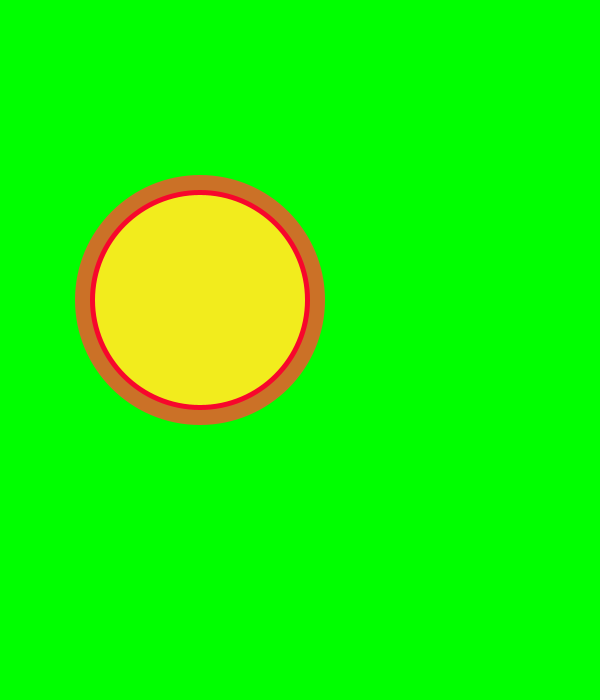
Frame 1 (no input)
Frame 60 (the mouse pressed at the canvas centre just before this capture): identical to frame 1, image omitted
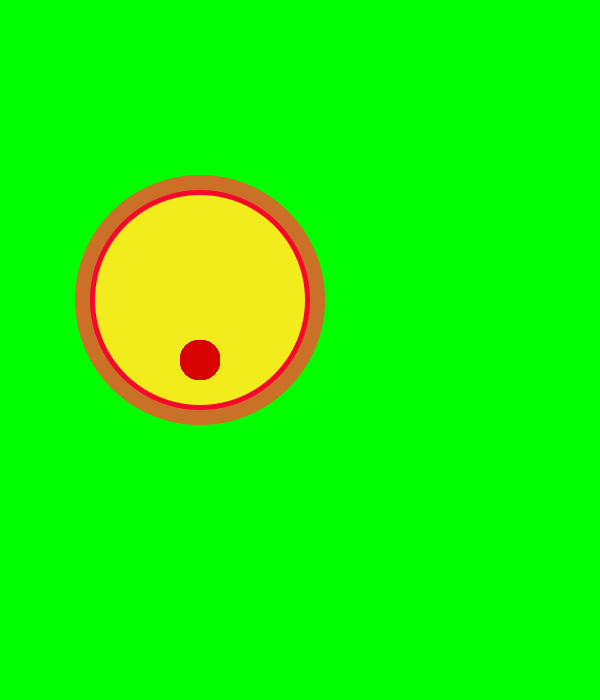
Frame 120 (the mouse held since frame 60 and released just before this capture)

The Processing sketch that drew these frames (run headless with seeded random() and noise(); from frame 60 on, the mouse is pressed at the canvas centre):

// Processing sketch: Pizza
// ── Pizza.pde
void setup(){
  size(600,700);
  background(0,255,0);
  noStroke();
  fill(#CB7127);
  ellipse(200,300,250,250);
  fill(#F7072C);
  ellipse(200,300,220,220);
  fill(#F2EC1D);
  ellipse(200,300,210,210);
}

void draw(){
  if(mousePressed){
    fill(#D80202);
  }
  else{
  fill(#F2EC1D);
  }
  ellipse(200,360,40,40);
}
